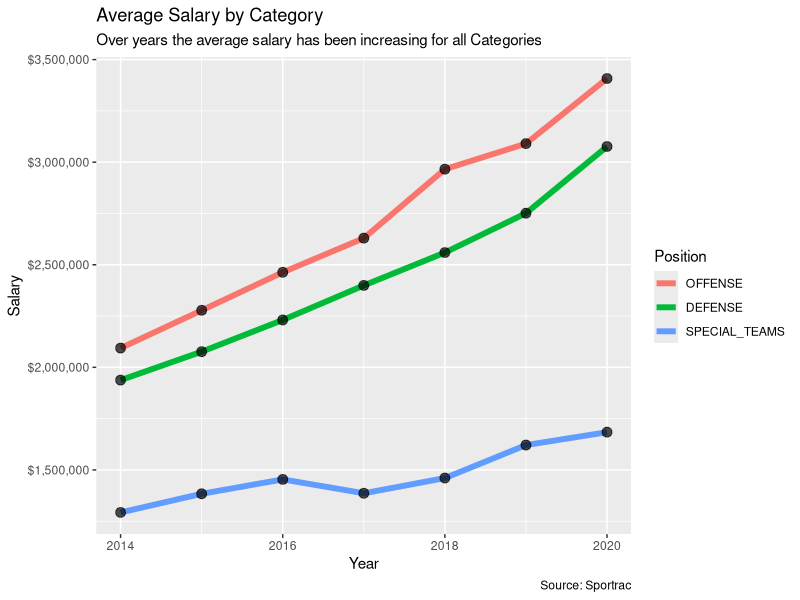

Reproduce this figure in R.
library(readxl)
library(tidyverse)
library(scales)
NFL_plot <- read_excel("NFL2.xlsx")
NFL_plot$Position = factor(NFL_plot$Position, levels = c("OFFENSE", "DEFENSE", "SPECIAL_TEAMS"))
NFL_plot <- NFL_plot |>
  ggplot(aes(x = Year, y = `Average Salary`, color = Position)) + 
  geom_line(size = 2) + geom_point(alpha = 0.7, size =3, color = "Black") +
  scale_y_continuous(labels=scales::dollar_format()) + 
  labs(title = "Average Salary by Category",
       subtitle = "Over years the average salary has been increasing for all Categories",
       y = "Salary", fill = "Position",
       caption = "Source: Sportrac")
  
write_rds(NFL_plot, "NFL_plot.rds")
         